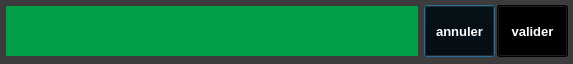
<?xml version="1.0" encoding="UTF-8"?>
<ui version="4.0">
 <class>YerothPOSVenteMethodePaiementComptantEntreeDialog</class>
 <widget class="QDialog" name="YerothPOSVenteMethodePaiementComptantEntreeDialog">
  <property name="windowModality">
   <enum>Qt::WindowModal</enum>
  </property>
  <property name="geometry">
   <rect>
    <x>0</x>
    <y>0</y>
    <width>573</width>
    <height>64</height>
   </rect>
  </property>
  <property name="palette">
   <palette>
    <active>
     <colorrole role="WindowText">
      <brush brushstyle="SolidPattern">
       <color alpha="255">
        <red>255</red>
        <green>255</green>
        <blue>255</blue>
       </color>
      </brush>
     </colorrole>
     <colorrole role="Button">
      <brush brushstyle="SolidPattern">
       <color alpha="255">
        <red>60</red>
        <green>60</green>
        <blue>60</blue>
       </color>
      </brush>
     </colorrole>
     <colorrole role="Light">
      <brush brushstyle="SolidPattern">
       <color alpha="255">
        <red>90</red>
        <green>90</green>
        <blue>90</blue>
       </color>
      </brush>
     </colorrole>
     <colorrole role="Midlight">
      <brush brushstyle="SolidPattern">
       <color alpha="255">
        <red>75</red>
        <green>75</green>
        <blue>75</blue>
       </color>
      </brush>
     </colorrole>
     <colorrole role="Dark">
      <brush brushstyle="SolidPattern">
       <color alpha="255">
        <red>30</red>
        <green>30</green>
        <blue>30</blue>
       </color>
      </brush>
     </colorrole>
     <colorrole role="Mid">
      <brush brushstyle="SolidPattern">
       <color alpha="255">
        <red>40</red>
        <green>40</green>
        <blue>40</blue>
       </color>
      </brush>
     </colorrole>
     <colorrole role="Text">
      <brush brushstyle="SolidPattern">
       <color alpha="255">
        <red>255</red>
        <green>255</green>
        <blue>255</blue>
       </color>
      </brush>
     </colorrole>
     <colorrole role="BrightText">
      <brush brushstyle="SolidPattern">
       <color alpha="255">
        <red>255</red>
        <green>255</green>
        <blue>255</blue>
       </color>
      </brush>
     </colorrole>
     <colorrole role="ButtonText">
      <brush brushstyle="SolidPattern">
       <color alpha="255">
        <red>255</red>
        <green>255</green>
        <blue>255</blue>
       </color>
      </brush>
     </colorrole>
     <colorrole role="Base">
      <brush brushstyle="SolidPattern">
       <color alpha="255">
        <red>0</red>
        <green>0</green>
        <blue>0</blue>
       </color>
      </brush>
     </colorrole>
     <colorrole role="Window">
      <brush brushstyle="SolidPattern">
       <color alpha="255">
        <red>60</red>
        <green>60</green>
        <blue>60</blue>
       </color>
      </brush>
     </colorrole>
     <colorrole role="Shadow">
      <brush brushstyle="SolidPattern">
       <color alpha="255">
        <red>0</red>
        <green>0</green>
        <blue>0</blue>
       </color>
      </brush>
     </colorrole>
     <colorrole role="AlternateBase">
      <brush brushstyle="SolidPattern">
       <color alpha="255">
        <red>30</red>
        <green>30</green>
        <blue>30</blue>
       </color>
      </brush>
     </colorrole>
     <colorrole role="ToolTipBase">
      <brush brushstyle="SolidPattern">
       <color alpha="255">
        <red>255</red>
        <green>255</green>
        <blue>220</blue>
       </color>
      </brush>
     </colorrole>
     <colorrole role="ToolTipText">
      <brush brushstyle="SolidPattern">
       <color alpha="255">
        <red>0</red>
        <green>0</green>
        <blue>0</blue>
       </color>
      </brush>
     </colorrole>
     <colorrole role="PlaceholderText">
      <brush brushstyle="NoBrush">
       <color alpha="128">
        <red>255</red>
        <green>255</green>
        <blue>255</blue>
       </color>
      </brush>
     </colorrole>
    </active>
    <inactive>
     <colorrole role="WindowText">
      <brush brushstyle="SolidPattern">
       <color alpha="255">
        <red>255</red>
        <green>255</green>
        <blue>255</blue>
       </color>
      </brush>
     </colorrole>
     <colorrole role="Button">
      <brush brushstyle="SolidPattern">
       <color alpha="255">
        <red>60</red>
        <green>60</green>
        <blue>60</blue>
       </color>
      </brush>
     </colorrole>
     <colorrole role="Light">
      <brush brushstyle="SolidPattern">
       <color alpha="255">
        <red>90</red>
        <green>90</green>
        <blue>90</blue>
       </color>
      </brush>
     </colorrole>
     <colorrole role="Midlight">
      <brush brushstyle="SolidPattern">
       <color alpha="255">
        <red>75</red>
        <green>75</green>
        <blue>75</blue>
       </color>
      </brush>
     </colorrole>
     <colorrole role="Dark">
      <brush brushstyle="SolidPattern">
       <color alpha="255">
        <red>30</red>
        <green>30</green>
        <blue>30</blue>
       </color>
      </brush>
     </colorrole>
     <colorrole role="Mid">
      <brush brushstyle="SolidPattern">
       <color alpha="255">
        <red>40</red>
        <green>40</green>
        <blue>40</blue>
       </color>
      </brush>
     </colorrole>
     <colorrole role="Text">
      <brush brushstyle="SolidPattern">
       <color alpha="255">
        <red>255</red>
        <green>255</green>
        <blue>255</blue>
       </color>
      </brush>
     </colorrole>
     <colorrole role="BrightText">
      <brush brushstyle="SolidPattern">
       <color alpha="255">
        <red>255</red>
        <green>255</green>
        <blue>255</blue>
       </color>
      </brush>
     </colorrole>
     <colorrole role="ButtonText">
      <brush brushstyle="SolidPattern">
       <color alpha="255">
        <red>255</red>
        <green>255</green>
        <blue>255</blue>
       </color>
      </brush>
     </colorrole>
     <colorrole role="Base">
      <brush brushstyle="SolidPattern">
       <color alpha="255">
        <red>0</red>
        <green>0</green>
        <blue>0</blue>
       </color>
      </brush>
     </colorrole>
     <colorrole role="Window">
      <brush brushstyle="SolidPattern">
       <color alpha="255">
        <red>60</red>
        <green>60</green>
        <blue>60</blue>
       </color>
      </brush>
     </colorrole>
     <colorrole role="Shadow">
      <brush brushstyle="SolidPattern">
       <color alpha="255">
        <red>0</red>
        <green>0</green>
        <blue>0</blue>
       </color>
      </brush>
     </colorrole>
     <colorrole role="AlternateBase">
      <brush brushstyle="SolidPattern">
       <color alpha="255">
        <red>30</red>
        <green>30</green>
        <blue>30</blue>
       </color>
      </brush>
     </colorrole>
     <colorrole role="ToolTipBase">
      <brush brushstyle="SolidPattern">
       <color alpha="255">
        <red>255</red>
        <green>255</green>
        <blue>220</blue>
       </color>
      </brush>
     </colorrole>
     <colorrole role="ToolTipText">
      <brush brushstyle="SolidPattern">
       <color alpha="255">
        <red>0</red>
        <green>0</green>
        <blue>0</blue>
       </color>
      </brush>
     </colorrole>
     <colorrole role="PlaceholderText">
      <brush brushstyle="NoBrush">
       <color alpha="128">
        <red>255</red>
        <green>255</green>
        <blue>255</blue>
       </color>
      </brush>
     </colorrole>
    </inactive>
    <disabled>
     <colorrole role="WindowText">
      <brush brushstyle="SolidPattern">
       <color alpha="255">
        <red>30</red>
        <green>30</green>
        <blue>30</blue>
       </color>
      </brush>
     </colorrole>
     <colorrole role="Button">
      <brush brushstyle="SolidPattern">
       <color alpha="255">
        <red>60</red>
        <green>60</green>
        <blue>60</blue>
       </color>
      </brush>
     </colorrole>
     <colorrole role="Light">
      <brush brushstyle="SolidPattern">
       <color alpha="255">
        <red>90</red>
        <green>90</green>
        <blue>90</blue>
       </color>
      </brush>
     </colorrole>
     <colorrole role="Midlight">
      <brush brushstyle="SolidPattern">
       <color alpha="255">
        <red>75</red>
        <green>75</green>
        <blue>75</blue>
       </color>
      </brush>
     </colorrole>
     <colorrole role="Dark">
      <brush brushstyle="SolidPattern">
       <color alpha="255">
        <red>30</red>
        <green>30</green>
        <blue>30</blue>
       </color>
      </brush>
     </colorrole>
     <colorrole role="Mid">
      <brush brushstyle="SolidPattern">
       <color alpha="255">
        <red>40</red>
        <green>40</green>
        <blue>40</blue>
       </color>
      </brush>
     </colorrole>
     <colorrole role="Text">
      <brush brushstyle="SolidPattern">
       <color alpha="255">
        <red>30</red>
        <green>30</green>
        <blue>30</blue>
       </color>
      </brush>
     </colorrole>
     <colorrole role="BrightText">
      <brush brushstyle="SolidPattern">
       <color alpha="255">
        <red>255</red>
        <green>255</green>
        <blue>255</blue>
       </color>
      </brush>
     </colorrole>
     <colorrole role="ButtonText">
      <brush brushstyle="SolidPattern">
       <color alpha="255">
        <red>30</red>
        <green>30</green>
        <blue>30</blue>
       </color>
      </brush>
     </colorrole>
     <colorrole role="Base">
      <brush brushstyle="SolidPattern">
       <color alpha="255">
        <red>60</red>
        <green>60</green>
        <blue>60</blue>
       </color>
      </brush>
     </colorrole>
     <colorrole role="Window">
      <brush brushstyle="SolidPattern">
       <color alpha="255">
        <red>60</red>
        <green>60</green>
        <blue>60</blue>
       </color>
      </brush>
     </colorrole>
     <colorrole role="Shadow">
      <brush brushstyle="SolidPattern">
       <color alpha="255">
        <red>0</red>
        <green>0</green>
        <blue>0</blue>
       </color>
      </brush>
     </colorrole>
     <colorrole role="AlternateBase">
      <brush brushstyle="SolidPattern">
       <color alpha="255">
        <red>60</red>
        <green>60</green>
        <blue>60</blue>
       </color>
      </brush>
     </colorrole>
     <colorrole role="ToolTipBase">
      <brush brushstyle="SolidPattern">
       <color alpha="255">
        <red>255</red>
        <green>255</green>
        <blue>220</blue>
       </color>
      </brush>
     </colorrole>
     <colorrole role="ToolTipText">
      <brush brushstyle="SolidPattern">
       <color alpha="255">
        <red>0</red>
        <green>0</green>
        <blue>0</blue>
       </color>
      </brush>
     </colorrole>
     <colorrole role="PlaceholderText">
      <brush brushstyle="NoBrush">
       <color alpha="128">
        <red>255</red>
        <green>255</green>
        <blue>255</blue>
       </color>
      </brush>
     </colorrole>
    </disabled>
   </palette>
  </property>
  <property name="windowTitle">
   <string>Dialog</string>
  </property>
  <widget class="YerothLineEdit" name="lineEdit_vente_montant_recu">
   <property name="geometry">
    <rect>
     <x>5</x>
     <y>5</y>
     <width>414</width>
     <height>52</height>
    </rect>
   </property>
   <property name="palette">
    <palette>
     <active>
      <colorrole role="WindowText">
       <brush brushstyle="SolidPattern">
        <color alpha="255">
         <red>255</red>
         <green>255</green>
         <blue>255</blue>
        </color>
       </brush>
      </colorrole>
      <colorrole role="Button">
       <brush brushstyle="SolidPattern">
        <color alpha="255">
         <red>2</red>
         <green>160</green>
         <blue>70</blue>
        </color>
       </brush>
      </colorrole>
      <colorrole role="Light">
       <brush brushstyle="SolidPattern">
        <color alpha="255">
         <red>255</red>
         <green>255</green>
         <blue>255</blue>
        </color>
       </brush>
      </colorrole>
      <colorrole role="Midlight">
       <brush brushstyle="SolidPattern">
        <color alpha="255">
         <red>255</red>
         <green>255</green>
         <blue>255</blue>
        </color>
       </brush>
      </colorrole>
      <colorrole role="Dark">
       <brush brushstyle="SolidPattern">
        <color alpha="255">
         <red>255</red>
         <green>255</green>
         <blue>255</blue>
        </color>
       </brush>
      </colorrole>
      <colorrole role="Mid">
       <brush brushstyle="SolidPattern">
        <color alpha="255">
         <red>255</red>
         <green>255</green>
         <blue>255</blue>
        </color>
       </brush>
      </colorrole>
      <colorrole role="Text">
       <brush brushstyle="SolidPattern">
        <color alpha="255">
         <red>255</red>
         <green>255</green>
         <blue>255</blue>
        </color>
       </brush>
      </colorrole>
      <colorrole role="BrightText">
       <brush brushstyle="SolidPattern">
        <color alpha="255">
         <red>255</red>
         <green>255</green>
         <blue>255</blue>
        </color>
       </brush>
      </colorrole>
      <colorrole role="ButtonText">
       <brush brushstyle="SolidPattern">
        <color alpha="255">
         <red>0</red>
         <green>0</green>
         <blue>0</blue>
        </color>
       </brush>
      </colorrole>
      <colorrole role="Base">
       <brush brushstyle="SolidPattern">
        <color alpha="255">
         <red>2</red>
         <green>160</green>
         <blue>70</blue>
        </color>
       </brush>
      </colorrole>
      <colorrole role="Window">
       <brush brushstyle="SolidPattern">
        <color alpha="255">
         <red>2</red>
         <green>160</green>
         <blue>70</blue>
        </color>
       </brush>
      </colorrole>
      <colorrole role="Shadow">
       <brush brushstyle="SolidPattern">
        <color alpha="255">
         <red>255</red>
         <green>255</green>
         <blue>255</blue>
        </color>
       </brush>
      </colorrole>
      <colorrole role="Highlight">
       <brush brushstyle="SolidPattern">
        <color alpha="255">
         <red>0</red>
         <green>0</green>
         <blue>0</blue>
        </color>
       </brush>
      </colorrole>
      <colorrole role="HighlightedText">
       <brush brushstyle="SolidPattern">
        <color alpha="255">
         <red>2</red>
         <green>160</green>
         <blue>70</blue>
        </color>
       </brush>
      </colorrole>
      <colorrole role="AlternateBase">
       <brush brushstyle="SolidPattern">
        <color alpha="255">
         <red>0</red>
         <green>0</green>
         <blue>0</blue>
        </color>
       </brush>
      </colorrole>
      <colorrole role="ToolTipBase">
       <brush brushstyle="SolidPattern">
        <color alpha="255">
         <red>255</red>
         <green>255</green>
         <blue>220</blue>
        </color>
       </brush>
      </colorrole>
      <colorrole role="ToolTipText">
       <brush brushstyle="SolidPattern">
        <color alpha="255">
         <red>0</red>
         <green>0</green>
         <blue>0</blue>
        </color>
       </brush>
      </colorrole>
      <colorrole role="PlaceholderText">
       <brush brushstyle="NoBrush">
        <color alpha="128">
         <red>255</red>
         <green>255</green>
         <blue>255</blue>
        </color>
       </brush>
      </colorrole>
     </active>
     <inactive>
      <colorrole role="WindowText">
       <brush brushstyle="SolidPattern">
        <color alpha="255">
         <red>255</red>
         <green>255</green>
         <blue>255</blue>
        </color>
       </brush>
      </colorrole>
      <colorrole role="Button">
       <brush brushstyle="SolidPattern">
        <color alpha="255">
         <red>2</red>
         <green>160</green>
         <blue>70</blue>
        </color>
       </brush>
      </colorrole>
      <colorrole role="Light">
       <brush brushstyle="SolidPattern">
        <color alpha="255">
         <red>255</red>
         <green>255</green>
         <blue>255</blue>
        </color>
       </brush>
      </colorrole>
      <colorrole role="Midlight">
       <brush brushstyle="SolidPattern">
        <color alpha="255">
         <red>255</red>
         <green>255</green>
         <blue>255</blue>
        </color>
       </brush>
      </colorrole>
      <colorrole role="Dark">
       <brush brushstyle="SolidPattern">
        <color alpha="255">
         <red>255</red>
         <green>255</green>
         <blue>255</blue>
        </color>
       </brush>
      </colorrole>
      <colorrole role="Mid">
       <brush brushstyle="SolidPattern">
        <color alpha="255">
         <red>255</red>
         <green>255</green>
         <blue>255</blue>
        </color>
       </brush>
      </colorrole>
      <colorrole role="Text">
       <brush brushstyle="SolidPattern">
        <color alpha="255">
         <red>255</red>
         <green>255</green>
         <blue>255</blue>
        </color>
       </brush>
      </colorrole>
      <colorrole role="BrightText">
       <brush brushstyle="SolidPattern">
        <color alpha="255">
         <red>255</red>
         <green>255</green>
         <blue>255</blue>
        </color>
       </brush>
      </colorrole>
      <colorrole role="ButtonText">
       <brush brushstyle="SolidPattern">
        <color alpha="255">
         <red>0</red>
         <green>0</green>
         <blue>0</blue>
        </color>
       </brush>
      </colorrole>
      <colorrole role="Base">
       <brush brushstyle="SolidPattern">
        <color alpha="255">
         <red>2</red>
         <green>160</green>
         <blue>70</blue>
        </color>
       </brush>
      </colorrole>
      <colorrole role="Window">
       <brush brushstyle="SolidPattern">
        <color alpha="255">
         <red>2</red>
         <green>160</green>
         <blue>70</blue>
        </color>
       </brush>
      </colorrole>
      <colorrole role="Shadow">
       <brush brushstyle="SolidPattern">
        <color alpha="255">
         <red>255</red>
         <green>255</green>
         <blue>255</blue>
        </color>
       </brush>
      </colorrole>
      <colorrole role="Highlight">
       <brush brushstyle="SolidPattern">
        <color alpha="255">
         <red>0</red>
         <green>0</green>
         <blue>0</blue>
        </color>
       </brush>
      </colorrole>
      <colorrole role="HighlightedText">
       <brush brushstyle="SolidPattern">
        <color alpha="255">
         <red>2</red>
         <green>160</green>
         <blue>70</blue>
        </color>
       </brush>
      </colorrole>
      <colorrole role="AlternateBase">
       <brush brushstyle="SolidPattern">
        <color alpha="255">
         <red>0</red>
         <green>0</green>
         <blue>0</blue>
        </color>
       </brush>
      </colorrole>
      <colorrole role="ToolTipBase">
       <brush brushstyle="SolidPattern">
        <color alpha="255">
         <red>255</red>
         <green>255</green>
         <blue>220</blue>
        </color>
       </brush>
      </colorrole>
      <colorrole role="ToolTipText">
       <brush brushstyle="SolidPattern">
        <color alpha="255">
         <red>0</red>
         <green>0</green>
         <blue>0</blue>
        </color>
       </brush>
      </colorrole>
      <colorrole role="PlaceholderText">
       <brush brushstyle="NoBrush">
        <color alpha="128">
         <red>255</red>
         <green>255</green>
         <blue>255</blue>
        </color>
       </brush>
      </colorrole>
     </inactive>
     <disabled>
      <colorrole role="WindowText">
       <brush brushstyle="SolidPattern">
        <color alpha="255">
         <red>255</red>
         <green>255</green>
         <blue>255</blue>
        </color>
       </brush>
      </colorrole>
      <colorrole role="Button">
       <brush brushstyle="SolidPattern">
        <color alpha="255">
         <red>2</red>
         <green>160</green>
         <blue>70</blue>
        </color>
       </brush>
      </colorrole>
      <colorrole role="Light">
       <brush brushstyle="SolidPattern">
        <color alpha="255">
         <red>255</red>
         <green>255</green>
         <blue>255</blue>
        </color>
       </brush>
      </colorrole>
      <colorrole role="Midlight">
       <brush brushstyle="SolidPattern">
        <color alpha="255">
         <red>255</red>
         <green>255</green>
         <blue>255</blue>
        </color>
       </brush>
      </colorrole>
      <colorrole role="Dark">
       <brush brushstyle="SolidPattern">
        <color alpha="255">
         <red>255</red>
         <green>255</green>
         <blue>255</blue>
        </color>
       </brush>
      </colorrole>
      <colorrole role="Mid">
       <brush brushstyle="SolidPattern">
        <color alpha="255">
         <red>255</red>
         <green>255</green>
         <blue>255</blue>
        </color>
       </brush>
      </colorrole>
      <colorrole role="Text">
       <brush brushstyle="SolidPattern">
        <color alpha="255">
         <red>255</red>
         <green>255</green>
         <blue>255</blue>
        </color>
       </brush>
      </colorrole>
      <colorrole role="BrightText">
       <brush brushstyle="SolidPattern">
        <color alpha="255">
         <red>255</red>
         <green>255</green>
         <blue>255</blue>
        </color>
       </brush>
      </colorrole>
      <colorrole role="ButtonText">
       <brush brushstyle="SolidPattern">
        <color alpha="255">
         <red>255</red>
         <green>255</green>
         <blue>255</blue>
        </color>
       </brush>
      </colorrole>
      <colorrole role="Base">
       <brush brushstyle="SolidPattern">
        <color alpha="255">
         <red>2</red>
         <green>160</green>
         <blue>70</blue>
        </color>
       </brush>
      </colorrole>
      <colorrole role="Window">
       <brush brushstyle="SolidPattern">
        <color alpha="255">
         <red>2</red>
         <green>160</green>
         <blue>70</blue>
        </color>
       </brush>
      </colorrole>
      <colorrole role="Shadow">
       <brush brushstyle="SolidPattern">
        <color alpha="255">
         <red>255</red>
         <green>255</green>
         <blue>255</blue>
        </color>
       </brush>
      </colorrole>
      <colorrole role="Highlight">
       <brush brushstyle="SolidPattern">
        <color alpha="255">
         <red>145</red>
         <green>141</green>
         <blue>126</blue>
        </color>
       </brush>
      </colorrole>
      <colorrole role="HighlightedText">
       <brush brushstyle="SolidPattern">
        <color alpha="255">
         <red>2</red>
         <green>160</green>
         <blue>70</blue>
        </color>
       </brush>
      </colorrole>
      <colorrole role="AlternateBase">
       <brush brushstyle="SolidPattern">
        <color alpha="255">
         <red>0</red>
         <green>0</green>
         <blue>0</blue>
        </color>
       </brush>
      </colorrole>
      <colorrole role="ToolTipBase">
       <brush brushstyle="SolidPattern">
        <color alpha="255">
         <red>255</red>
         <green>255</green>
         <blue>220</blue>
        </color>
       </brush>
      </colorrole>
      <colorrole role="ToolTipText">
       <brush brushstyle="SolidPattern">
        <color alpha="255">
         <red>0</red>
         <green>0</green>
         <blue>0</blue>
        </color>
       </brush>
      </colorrole>
      <colorrole role="PlaceholderText">
       <brush brushstyle="NoBrush">
        <color alpha="128">
         <red>255</red>
         <green>255</green>
         <blue>255</blue>
        </color>
       </brush>
      </colorrole>
     </disabled>
    </palette>
   </property>
   <property name="font">
    <font>
     <pointsize>15</pointsize>
     <weight>75</weight>
     <bold>true</bold>
    </font>
   </property>
   <property name="toolTip">
    <string>ENTREZ LE MONTANT REVERSÉ PAR 1 CLIENT COMPTANT (CASH)</string>
   </property>
   <property name="styleSheet">
    <string notr="true">border: 1px solid rgb(60, 60, 60);
background-color: rgb(2  , 160, 70); </string>
   </property>
   <property name="alignment">
    <set>Qt::AlignLeading|Qt::AlignLeft|Qt::AlignVCenter</set>
   </property>
  </widget>
  <widget class="YerothPushButton" name="pushButton_annuler">
   <property name="geometry">
    <rect>
     <x>424</x>
     <y>5</y>
     <width>71</width>
     <height>52</height>
    </rect>
   </property>
   <property name="palette">
    <palette>
     <active>
      <colorrole role="WindowText">
       <brush brushstyle="SolidPattern">
        <color alpha="255">
         <red>255</red>
         <green>255</green>
         <blue>255</blue>
        </color>
       </brush>
      </colorrole>
      <colorrole role="Button">
       <brush brushstyle="SolidPattern">
        <color alpha="255">
         <red>0</red>
         <green>0</green>
         <blue>0</blue>
        </color>
       </brush>
      </colorrole>
      <colorrole role="Light">
       <brush brushstyle="SolidPattern">
        <color alpha="255">
         <red>0</red>
         <green>0</green>
         <blue>0</blue>
        </color>
       </brush>
      </colorrole>
      <colorrole role="Midlight">
       <brush brushstyle="SolidPattern">
        <color alpha="255">
         <red>0</red>
         <green>0</green>
         <blue>0</blue>
        </color>
       </brush>
      </colorrole>
      <colorrole role="Dark">
       <brush brushstyle="SolidPattern">
        <color alpha="255">
         <red>0</red>
         <green>0</green>
         <blue>0</blue>
        </color>
       </brush>
      </colorrole>
      <colorrole role="Mid">
       <brush brushstyle="SolidPattern">
        <color alpha="255">
         <red>0</red>
         <green>0</green>
         <blue>0</blue>
        </color>
       </brush>
      </colorrole>
      <colorrole role="Text">
       <brush brushstyle="SolidPattern">
        <color alpha="255">
         <red>255</red>
         <green>255</green>
         <blue>255</blue>
        </color>
       </brush>
      </colorrole>
      <colorrole role="BrightText">
       <brush brushstyle="SolidPattern">
        <color alpha="255">
         <red>255</red>
         <green>255</green>
         <blue>255</blue>
        </color>
       </brush>
      </colorrole>
      <colorrole role="ButtonText">
       <brush brushstyle="SolidPattern">
        <color alpha="255">
         <red>255</red>
         <green>255</green>
         <blue>255</blue>
        </color>
       </brush>
      </colorrole>
      <colorrole role="Base">
       <brush brushstyle="SolidPattern">
        <color alpha="255">
         <red>0</red>
         <green>0</green>
         <blue>0</blue>
        </color>
       </brush>
      </colorrole>
      <colorrole role="Window">
       <brush brushstyle="SolidPattern">
        <color alpha="255">
         <red>0</red>
         <green>0</green>
         <blue>0</blue>
        </color>
       </brush>
      </colorrole>
      <colorrole role="Shadow">
       <brush brushstyle="SolidPattern">
        <color alpha="255">
         <red>0</red>
         <green>0</green>
         <blue>0</blue>
        </color>
       </brush>
      </colorrole>
      <colorrole role="AlternateBase">
       <brush brushstyle="SolidPattern">
        <color alpha="255">
         <red>0</red>
         <green>0</green>
         <blue>0</blue>
        </color>
       </brush>
      </colorrole>
      <colorrole role="ToolTipBase">
       <brush brushstyle="SolidPattern">
        <color alpha="255">
         <red>255</red>
         <green>255</green>
         <blue>220</blue>
        </color>
       </brush>
      </colorrole>
      <colorrole role="ToolTipText">
       <brush brushstyle="SolidPattern">
        <color alpha="255">
         <red>0</red>
         <green>0</green>
         <blue>0</blue>
        </color>
       </brush>
      </colorrole>
      <colorrole role="PlaceholderText">
       <brush brushstyle="NoBrush">
        <color alpha="128">
         <red>255</red>
         <green>255</green>
         <blue>255</blue>
        </color>
       </brush>
      </colorrole>
     </active>
     <inactive>
      <colorrole role="WindowText">
       <brush brushstyle="SolidPattern">
        <color alpha="255">
         <red>255</red>
         <green>255</green>
         <blue>255</blue>
        </color>
       </brush>
      </colorrole>
      <colorrole role="Button">
       <brush brushstyle="SolidPattern">
        <color alpha="255">
         <red>0</red>
         <green>0</green>
         <blue>0</blue>
        </color>
       </brush>
      </colorrole>
      <colorrole role="Light">
       <brush brushstyle="SolidPattern">
        <color alpha="255">
         <red>0</red>
         <green>0</green>
         <blue>0</blue>
        </color>
       </brush>
      </colorrole>
      <colorrole role="Midlight">
       <brush brushstyle="SolidPattern">
        <color alpha="255">
         <red>0</red>
         <green>0</green>
         <blue>0</blue>
        </color>
       </brush>
      </colorrole>
      <colorrole role="Dark">
       <brush brushstyle="SolidPattern">
        <color alpha="255">
         <red>0</red>
         <green>0</green>
         <blue>0</blue>
        </color>
       </brush>
      </colorrole>
      <colorrole role="Mid">
       <brush brushstyle="SolidPattern">
        <color alpha="255">
         <red>0</red>
         <green>0</green>
         <blue>0</blue>
        </color>
       </brush>
      </colorrole>
      <colorrole role="Text">
       <brush brushstyle="SolidPattern">
        <color alpha="255">
         <red>255</red>
         <green>255</green>
         <blue>255</blue>
        </color>
       </brush>
      </colorrole>
      <colorrole role="BrightText">
       <brush brushstyle="SolidPattern">
        <color alpha="255">
         <red>255</red>
         <green>255</green>
         <blue>255</blue>
        </color>
       </brush>
      </colorrole>
      <colorrole role="ButtonText">
       <brush brushstyle="SolidPattern">
        <color alpha="255">
         <red>255</red>
         <green>255</green>
         <blue>255</blue>
        </color>
       </brush>
      </colorrole>
      <colorrole role="Base">
       <brush brushstyle="SolidPattern">
        <color alpha="255">
         <red>0</red>
         <green>0</green>
         <blue>0</blue>
        </color>
       </brush>
      </colorrole>
      <colorrole role="Window">
       <brush brushstyle="SolidPattern">
        <color alpha="255">
         <red>0</red>
         <green>0</green>
         <blue>0</blue>
        </color>
       </brush>
      </colorrole>
      <colorrole role="Shadow">
       <brush brushstyle="SolidPattern">
        <color alpha="255">
         <red>0</red>
         <green>0</green>
         <blue>0</blue>
        </color>
       </brush>
      </colorrole>
      <colorrole role="AlternateBase">
       <brush brushstyle="SolidPattern">
        <color alpha="255">
         <red>0</red>
         <green>0</green>
         <blue>0</blue>
        </color>
       </brush>
      </colorrole>
      <colorrole role="ToolTipBase">
       <brush brushstyle="SolidPattern">
        <color alpha="255">
         <red>255</red>
         <green>255</green>
         <blue>220</blue>
        </color>
       </brush>
      </colorrole>
      <colorrole role="ToolTipText">
       <brush brushstyle="SolidPattern">
        <color alpha="255">
         <red>0</red>
         <green>0</green>
         <blue>0</blue>
        </color>
       </brush>
      </colorrole>
      <colorrole role="PlaceholderText">
       <brush brushstyle="NoBrush">
        <color alpha="128">
         <red>255</red>
         <green>255</green>
         <blue>255</blue>
        </color>
       </brush>
      </colorrole>
     </inactive>
     <disabled>
      <colorrole role="WindowText">
       <brush brushstyle="SolidPattern">
        <color alpha="255">
         <red>0</red>
         <green>0</green>
         <blue>0</blue>
        </color>
       </brush>
      </colorrole>
      <colorrole role="Button">
       <brush brushstyle="SolidPattern">
        <color alpha="255">
         <red>0</red>
         <green>0</green>
         <blue>0</blue>
        </color>
       </brush>
      </colorrole>
      <colorrole role="Light">
       <brush brushstyle="SolidPattern">
        <color alpha="255">
         <red>0</red>
         <green>0</green>
         <blue>0</blue>
        </color>
       </brush>
      </colorrole>
      <colorrole role="Midlight">
       <brush brushstyle="SolidPattern">
        <color alpha="255">
         <red>0</red>
         <green>0</green>
         <blue>0</blue>
        </color>
       </brush>
      </colorrole>
      <colorrole role="Dark">
       <brush brushstyle="SolidPattern">
        <color alpha="255">
         <red>0</red>
         <green>0</green>
         <blue>0</blue>
        </color>
       </brush>
      </colorrole>
      <colorrole role="Mid">
       <brush brushstyle="SolidPattern">
        <color alpha="255">
         <red>0</red>
         <green>0</green>
         <blue>0</blue>
        </color>
       </brush>
      </colorrole>
      <colorrole role="Text">
       <brush brushstyle="SolidPattern">
        <color alpha="255">
         <red>0</red>
         <green>0</green>
         <blue>0</blue>
        </color>
       </brush>
      </colorrole>
      <colorrole role="BrightText">
       <brush brushstyle="SolidPattern">
        <color alpha="255">
         <red>255</red>
         <green>255</green>
         <blue>255</blue>
        </color>
       </brush>
      </colorrole>
      <colorrole role="ButtonText">
       <brush brushstyle="SolidPattern">
        <color alpha="255">
         <red>0</red>
         <green>0</green>
         <blue>0</blue>
        </color>
       </brush>
      </colorrole>
      <colorrole role="Base">
       <brush brushstyle="SolidPattern">
        <color alpha="255">
         <red>0</red>
         <green>0</green>
         <blue>0</blue>
        </color>
       </brush>
      </colorrole>
      <colorrole role="Window">
       <brush brushstyle="SolidPattern">
        <color alpha="255">
         <red>0</red>
         <green>0</green>
         <blue>0</blue>
        </color>
       </brush>
      </colorrole>
      <colorrole role="Shadow">
       <brush brushstyle="SolidPattern">
        <color alpha="255">
         <red>0</red>
         <green>0</green>
         <blue>0</blue>
        </color>
       </brush>
      </colorrole>
      <colorrole role="AlternateBase">
       <brush brushstyle="SolidPattern">
        <color alpha="255">
         <red>0</red>
         <green>0</green>
         <blue>0</blue>
        </color>
       </brush>
      </colorrole>
      <colorrole role="ToolTipBase">
       <brush brushstyle="SolidPattern">
        <color alpha="255">
         <red>255</red>
         <green>255</green>
         <blue>220</blue>
        </color>
       </brush>
      </colorrole>
      <colorrole role="ToolTipText">
       <brush brushstyle="SolidPattern">
        <color alpha="255">
         <red>0</red>
         <green>0</green>
         <blue>0</blue>
        </color>
       </brush>
      </colorrole>
      <colorrole role="PlaceholderText">
       <brush brushstyle="NoBrush">
        <color alpha="128">
         <red>255</red>
         <green>255</green>
         <blue>255</blue>
        </color>
       </brush>
      </colorrole>
     </disabled>
    </palette>
   </property>
   <property name="font">
    <font>
     <pointsize>10</pointsize>
     <weight>75</weight>
     <bold>true</bold>
    </font>
   </property>
   <property name="toolTip">
    <string>Annuler la vente</string>
   </property>
   <property name="text">
    <string>annuler</string>
   </property>
  </widget>
  <widget class="YerothPushButton" name="pushButton_valider">
   <property name="geometry">
    <rect>
     <x>497</x>
     <y>5</y>
     <width>71</width>
     <height>52</height>
    </rect>
   </property>
   <property name="palette">
    <palette>
     <active>
      <colorrole role="WindowText">
       <brush brushstyle="SolidPattern">
        <color alpha="255">
         <red>255</red>
         <green>255</green>
         <blue>255</blue>
        </color>
       </brush>
      </colorrole>
      <colorrole role="Button">
       <brush brushstyle="SolidPattern">
        <color alpha="255">
         <red>0</red>
         <green>0</green>
         <blue>0</blue>
        </color>
       </brush>
      </colorrole>
      <colorrole role="Light">
       <brush brushstyle="SolidPattern">
        <color alpha="255">
         <red>0</red>
         <green>0</green>
         <blue>0</blue>
        </color>
       </brush>
      </colorrole>
      <colorrole role="Midlight">
       <brush brushstyle="SolidPattern">
        <color alpha="255">
         <red>0</red>
         <green>0</green>
         <blue>0</blue>
        </color>
       </brush>
      </colorrole>
      <colorrole role="Dark">
       <brush brushstyle="SolidPattern">
        <color alpha="255">
         <red>0</red>
         <green>0</green>
         <blue>0</blue>
        </color>
       </brush>
      </colorrole>
      <colorrole role="Mid">
       <brush brushstyle="SolidPattern">
        <color alpha="255">
         <red>0</red>
         <green>0</green>
         <blue>0</blue>
        </color>
       </brush>
      </colorrole>
      <colorrole role="Text">
       <brush brushstyle="SolidPattern">
        <color alpha="255">
         <red>255</red>
         <green>255</green>
         <blue>255</blue>
        </color>
       </brush>
      </colorrole>
      <colorrole role="BrightText">
       <brush brushstyle="SolidPattern">
        <color alpha="255">
         <red>255</red>
         <green>255</green>
         <blue>255</blue>
        </color>
       </brush>
      </colorrole>
      <colorrole role="ButtonText">
       <brush brushstyle="SolidPattern">
        <color alpha="255">
         <red>255</red>
         <green>255</green>
         <blue>255</blue>
        </color>
       </brush>
      </colorrole>
      <colorrole role="Base">
       <brush brushstyle="SolidPattern">
        <color alpha="255">
         <red>0</red>
         <green>0</green>
         <blue>0</blue>
        </color>
       </brush>
      </colorrole>
      <colorrole role="Window">
       <brush brushstyle="SolidPattern">
        <color alpha="255">
         <red>0</red>
         <green>0</green>
         <blue>0</blue>
        </color>
       </brush>
      </colorrole>
      <colorrole role="Shadow">
       <brush brushstyle="SolidPattern">
        <color alpha="255">
         <red>0</red>
         <green>0</green>
         <blue>0</blue>
        </color>
       </brush>
      </colorrole>
      <colorrole role="AlternateBase">
       <brush brushstyle="SolidPattern">
        <color alpha="255">
         <red>0</red>
         <green>0</green>
         <blue>0</blue>
        </color>
       </brush>
      </colorrole>
      <colorrole role="ToolTipBase">
       <brush brushstyle="SolidPattern">
        <color alpha="255">
         <red>255</red>
         <green>255</green>
         <blue>220</blue>
        </color>
       </brush>
      </colorrole>
      <colorrole role="ToolTipText">
       <brush brushstyle="SolidPattern">
        <color alpha="255">
         <red>0</red>
         <green>0</green>
         <blue>0</blue>
        </color>
       </brush>
      </colorrole>
      <colorrole role="PlaceholderText">
       <brush brushstyle="NoBrush">
        <color alpha="128">
         <red>255</red>
         <green>255</green>
         <blue>255</blue>
        </color>
       </brush>
      </colorrole>
     </active>
     <inactive>
      <colorrole role="WindowText">
       <brush brushstyle="SolidPattern">
        <color alpha="255">
         <red>255</red>
         <green>255</green>
         <blue>255</blue>
        </color>
       </brush>
      </colorrole>
      <colorrole role="Button">
       <brush brushstyle="SolidPattern">
        <color alpha="255">
         <red>0</red>
         <green>0</green>
         <blue>0</blue>
        </color>
       </brush>
      </colorrole>
      <colorrole role="Light">
       <brush brushstyle="SolidPattern">
        <color alpha="255">
         <red>0</red>
         <green>0</green>
         <blue>0</blue>
        </color>
       </brush>
      </colorrole>
      <colorrole role="Midlight">
       <brush brushstyle="SolidPattern">
        <color alpha="255">
         <red>0</red>
         <green>0</green>
         <blue>0</blue>
        </color>
       </brush>
      </colorrole>
      <colorrole role="Dark">
       <brush brushstyle="SolidPattern">
        <color alpha="255">
         <red>0</red>
         <green>0</green>
         <blue>0</blue>
        </color>
       </brush>
      </colorrole>
      <colorrole role="Mid">
       <brush brushstyle="SolidPattern">
        <color alpha="255">
         <red>0</red>
         <green>0</green>
         <blue>0</blue>
        </color>
       </brush>
      </colorrole>
      <colorrole role="Text">
       <brush brushstyle="SolidPattern">
        <color alpha="255">
         <red>255</red>
         <green>255</green>
         <blue>255</blue>
        </color>
       </brush>
      </colorrole>
      <colorrole role="BrightText">
       <brush brushstyle="SolidPattern">
        <color alpha="255">
         <red>255</red>
         <green>255</green>
         <blue>255</blue>
        </color>
       </brush>
      </colorrole>
      <colorrole role="ButtonText">
       <brush brushstyle="SolidPattern">
        <color alpha="255">
         <red>255</red>
         <green>255</green>
         <blue>255</blue>
        </color>
       </brush>
      </colorrole>
      <colorrole role="Base">
       <brush brushstyle="SolidPattern">
        <color alpha="255">
         <red>0</red>
         <green>0</green>
         <blue>0</blue>
        </color>
       </brush>
      </colorrole>
      <colorrole role="Window">
       <brush brushstyle="SolidPattern">
        <color alpha="255">
         <red>0</red>
         <green>0</green>
         <blue>0</blue>
        </color>
       </brush>
      </colorrole>
      <colorrole role="Shadow">
       <brush brushstyle="SolidPattern">
        <color alpha="255">
         <red>0</red>
         <green>0</green>
         <blue>0</blue>
        </color>
       </brush>
      </colorrole>
      <colorrole role="AlternateBase">
       <brush brushstyle="SolidPattern">
        <color alpha="255">
         <red>0</red>
         <green>0</green>
         <blue>0</blue>
        </color>
       </brush>
      </colorrole>
      <colorrole role="ToolTipBase">
       <brush brushstyle="SolidPattern">
        <color alpha="255">
         <red>255</red>
         <green>255</green>
         <blue>220</blue>
        </color>
       </brush>
      </colorrole>
      <colorrole role="ToolTipText">
       <brush brushstyle="SolidPattern">
        <color alpha="255">
         <red>0</red>
         <green>0</green>
         <blue>0</blue>
        </color>
       </brush>
      </colorrole>
      <colorrole role="PlaceholderText">
       <brush brushstyle="NoBrush">
        <color alpha="128">
         <red>255</red>
         <green>255</green>
         <blue>255</blue>
        </color>
       </brush>
      </colorrole>
     </inactive>
     <disabled>
      <colorrole role="WindowText">
       <brush brushstyle="SolidPattern">
        <color alpha="255">
         <red>0</red>
         <green>0</green>
         <blue>0</blue>
        </color>
       </brush>
      </colorrole>
      <colorrole role="Button">
       <brush brushstyle="SolidPattern">
        <color alpha="255">
         <red>0</red>
         <green>0</green>
         <blue>0</blue>
        </color>
       </brush>
      </colorrole>
      <colorrole role="Light">
       <brush brushstyle="SolidPattern">
        <color alpha="255">
         <red>0</red>
         <green>0</green>
         <blue>0</blue>
        </color>
       </brush>
      </colorrole>
      <colorrole role="Midlight">
       <brush brushstyle="SolidPattern">
        <color alpha="255">
         <red>0</red>
         <green>0</green>
         <blue>0</blue>
        </color>
       </brush>
      </colorrole>
      <colorrole role="Dark">
       <brush brushstyle="SolidPattern">
        <color alpha="255">
         <red>0</red>
         <green>0</green>
         <blue>0</blue>
        </color>
       </brush>
      </colorrole>
      <colorrole role="Mid">
       <brush brushstyle="SolidPattern">
        <color alpha="255">
         <red>0</red>
         <green>0</green>
         <blue>0</blue>
        </color>
       </brush>
      </colorrole>
      <colorrole role="Text">
       <brush brushstyle="SolidPattern">
        <color alpha="255">
         <red>0</red>
         <green>0</green>
         <blue>0</blue>
        </color>
       </brush>
      </colorrole>
      <colorrole role="BrightText">
       <brush brushstyle="SolidPattern">
        <color alpha="255">
         <red>255</red>
         <green>255</green>
         <blue>255</blue>
        </color>
       </brush>
      </colorrole>
      <colorrole role="ButtonText">
       <brush brushstyle="SolidPattern">
        <color alpha="255">
         <red>0</red>
         <green>0</green>
         <blue>0</blue>
        </color>
       </brush>
      </colorrole>
      <colorrole role="Base">
       <brush brushstyle="SolidPattern">
        <color alpha="255">
         <red>0</red>
         <green>0</green>
         <blue>0</blue>
        </color>
       </brush>
      </colorrole>
      <colorrole role="Window">
       <brush brushstyle="SolidPattern">
        <color alpha="255">
         <red>0</red>
         <green>0</green>
         <blue>0</blue>
        </color>
       </brush>
      </colorrole>
      <colorrole role="Shadow">
       <brush brushstyle="SolidPattern">
        <color alpha="255">
         <red>0</red>
         <green>0</green>
         <blue>0</blue>
        </color>
       </brush>
      </colorrole>
      <colorrole role="AlternateBase">
       <brush brushstyle="SolidPattern">
        <color alpha="255">
         <red>0</red>
         <green>0</green>
         <blue>0</blue>
        </color>
       </brush>
      </colorrole>
      <colorrole role="ToolTipBase">
       <brush brushstyle="SolidPattern">
        <color alpha="255">
         <red>255</red>
         <green>255</green>
         <blue>220</blue>
        </color>
       </brush>
      </colorrole>
      <colorrole role="ToolTipText">
       <brush brushstyle="SolidPattern">
        <color alpha="255">
         <red>0</red>
         <green>0</green>
         <blue>0</blue>
        </color>
       </brush>
      </colorrole>
      <colorrole role="PlaceholderText">
       <brush brushstyle="NoBrush">
        <color alpha="128">
         <red>255</red>
         <green>255</green>
         <blue>255</blue>
        </color>
       </brush>
      </colorrole>
     </disabled>
    </palette>
   </property>
   <property name="font">
    <font>
     <pointsize>10</pointsize>
     <weight>75</weight>
     <bold>true</bold>
    </font>
   </property>
   <property name="toolTip">
    <string>VALIDER 1 vente</string>
   </property>
   <property name="text">
    <string>valider</string>
   </property>
  </widget>
 </widget>
 <customwidgets>
  <customwidget>
   <class>YerothLineEdit</class>
   <extends>QLineEdit</extends>
   <header>src/widgets/yeroth-erp-line-edit.hpp</header>
  </customwidget>
  <customwidget>
   <class>YerothPushButton</class>
   <extends>QPushButton</extends>
   <header>src/widgets/yeroth-erp-push-button.hpp</header>
   <slots>
    <slot>handleItemModification(QModelIndex)</slot>
   </slots>
  </customwidget>
 </customwidgets>
 <resources/>
 <connections/>
</ui>
